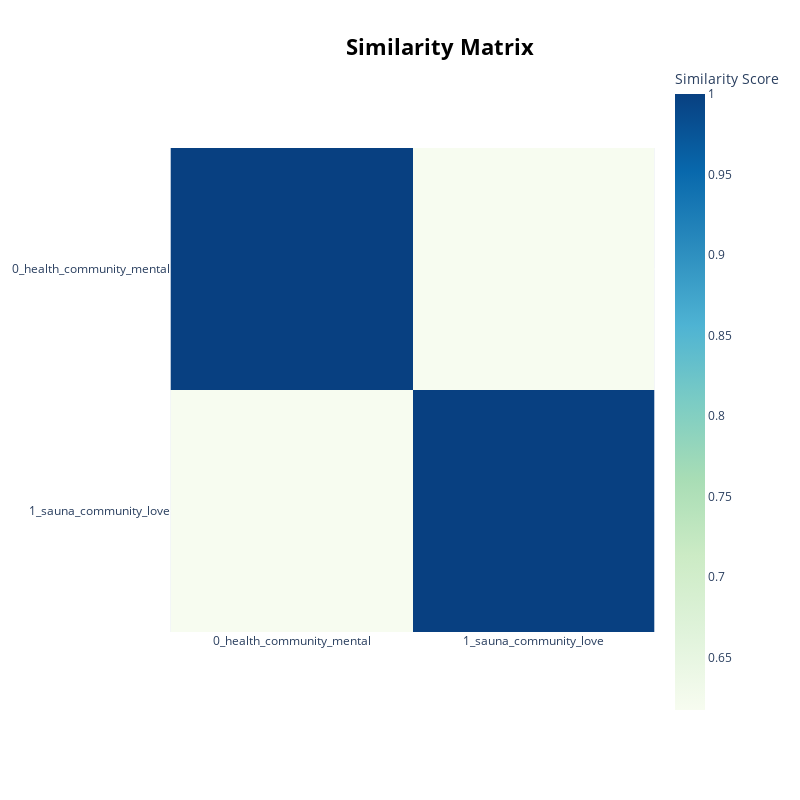

This figure's notebook cell:
### Code cell
topic_model.visualize_heatmap()

### Figure 1 — Plotly figure (JSON) as saved in the notebook; plotly's stock layout.template omitted (floating-point values rounded to 4 significant figures)
{"data": [{"coloraxis": "coloraxis", "hovertemplate": "x: %{x}<br>y: %{y}<br>Similarity Score: %{z}<extra></extra>", "name": "0", "type": "heatmap", "x": ["0_health_community_mental", "1_sauna_community_love"], "xaxis": "x", "y": ["0_health_community_mental", "1_sauna_community_love"], "yaxis": "y", "z": [[1.0, 0.6176], [0.6176, 1.0]]}], "layout": {"coloraxis": {"colorbar": {"title": {"text": "Similarity Score"}}, "colorscale": [[0, "rgb(247,252,240)"], [0.125, "rgb(224,243,219)"], [0.25, "rgb(204,235,197)"], [0.375, "rgb(168,221,181)"], [0.5, "rgb(123,204,196)"], [0.625, "rgb(78,179,211)"], [0.75, "rgb(43,140,190)"], [0.875, "rgb(8,104,172)"], [1, "rgb(8,64,129)"]]}, "height": 800, "hoverlabel": {"bgcolor": "white", "font": {"family": "Rockwell", "size": 16}}, "legend": {"title": {"text": "Trend"}}, "margin": {"t": 60}, "showlegend": true, "title": {"font": {"color": "Black", "size": 22}, "text": "<b>Similarity Matrix</b>", "x": 0.55, "xanchor": "center", "y": 0.95, "yanchor": "top"}, "width": 800, "xaxis": {"anchor": "y", "constrain": "domain", "domain": [0, 1], "scaleanchor": "y"}, "yaxis": {"anchor": "x", "autorange": "reversed", "constrain": "domain", "domain": [0, 1]}}}
